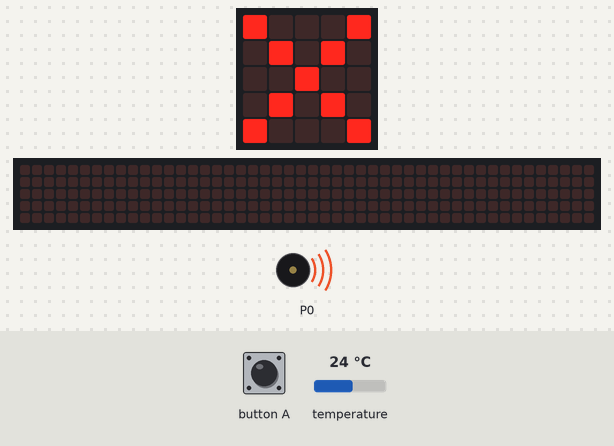
This program was run on a simulated BBC micro:bit (MakeCode). Shown: the board's 5×5 LED display, a strip that is not on the board, showing the scrolling text unrolled, buzzer (waves = sounding). The inputs (shaded band) are chosen by the test bench; at power-on: temperature 24 °C. The 48×5 strip is a reading aid, not a part: it shows the text the display is scrolling, unrolled, one strip-width of it at a time.

Above: at 1.6 s.
1.7 s: button A pressed for 0.15 s
At 1.95 s:
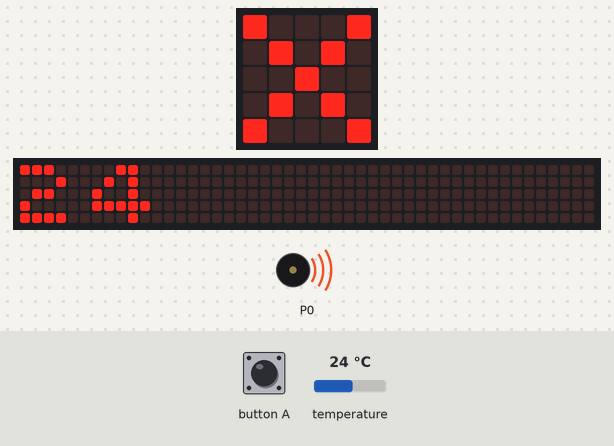
2.4 s: temperature set to 22.4 °C
6.8 s: temperature set to 21.4 °C
At 7.4 s:
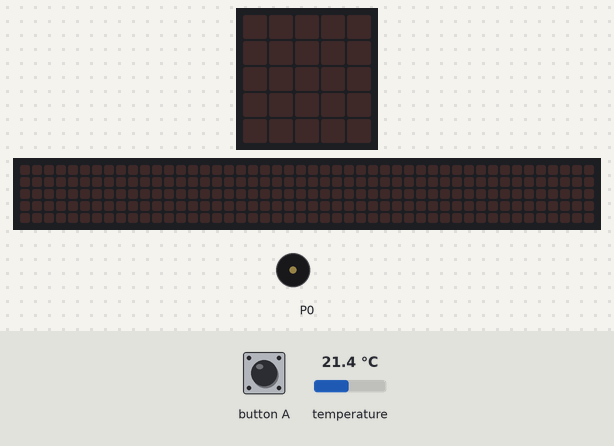
8.5 s: button A pressed for 0.15 s
At 8.72 s:
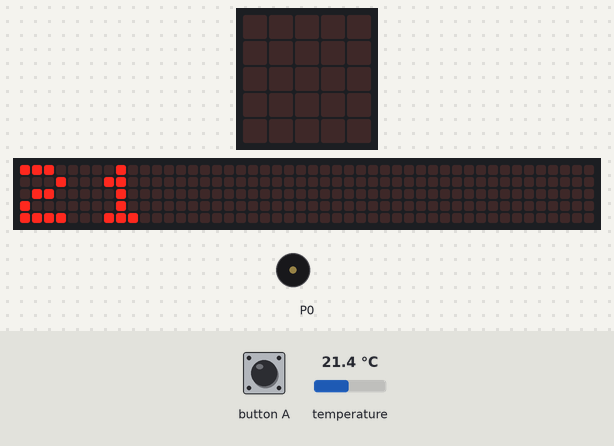
Timing chart, 0 to 10.2 s (numbered marks = the images above; inputs shaded):
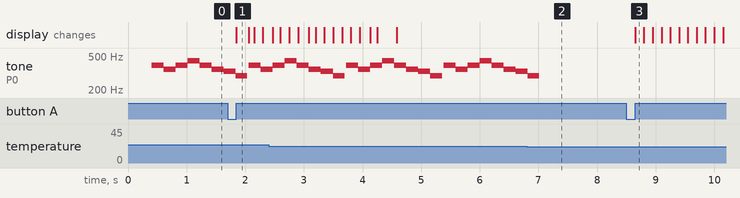

Measured:
- the behaviour switches between 22 and 21.9 °C on temperature (found by bisection; images 1 and 2)
- after the input at 1.7 s, the display: changes after 0.15 s (image 1)
- after the input at 6.8 s, tone on P0: goes on until 7.0 s, then stays silent
- after the input at 8.5 s, the display: changes after 0.15 s (image 3)
- by itself, tone on P0: repeats every 1.7 s: 440 Hz 0.21 s, 392 Hz 0.21 s, 349 Hz 0.21 s, 330 Hz 0.21 s, 294 Hz 0.20 s, silent 0.03 s, 392 Hz 0.21 s, 349 Hz 0.21 s, 392 Hz 0.21 s

The program:

main.ts
```typescript
input.onButtonPressed(Button.A, function () {
    basic.showNumber(input.temperature())
})
let temp = 0
basic.showLeds(`
    # . . . #
    . # . # .
    . . # . .
    . # . # .
    # . . . #
    `)
basic.forever(function () {

})
basic.forever(function () {
    temp = input.temperature()
    if (temp >= 22) {
        music.playMelody("G F G A G F E D ", 300)
    }
})
```

test.ts
```typescript
// tests gaan hier; deze zal niet worden gecompileerd wanneer dit pakket wordt gebruikt als extensie.
```
